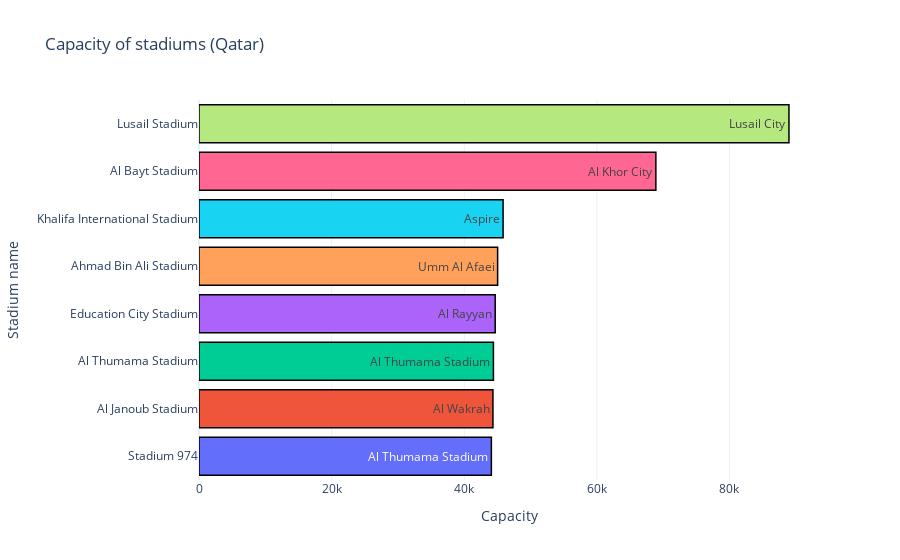

Notebook code for this chart:
### Code cell
trace1 = go.Bar(
                y = stadiums.Stadium_name,
                x = stadiums.Capacity,
                marker = dict(color = ['#636EFA', '#EF553B', '#00CC96', '#AB63FA', '#FFA15A', '#19D3F3', '#FF6692', '#B6E880'],
                line=dict(color='rgb(0,0,0)',width=1.5)),
                text = stadiums.City,
                orientation='h')

data = [trace1]
layout = go.Layout(barmode = "group")
fig4 = go.Figure(data = data, layout = layout)
fig4.update_layout(
    title="Capacity of stadiums (Qatar)",
    yaxis_title="Stadium name",
    xaxis_title="Capacity",
    template = "plotly_white"
)
iplot(fig4)

### Figure 1 — Plotly figure (JSON) as saved in the notebook; plotly's stock layout.template omitted (floating-point values rounded to 4 significant figures)
{"data": [{"marker": {"color": ["#636EFA", "#EF553B", "#00CC96", "#AB63FA", "#FFA15A", "#19D3F3", "#FF6692", "#B6E880"], "line": {"color": "rgb(0,0,0)", "width": 1.5}}, "orientation": "h", "text": ["Al Thumama Stadium", "Al Wakrah", "Al Thumama Stadium", "Al Rayyan", "Umm Al Afaei", "Aspire", "Al Khor City", "Lusail City"], "x": [44089, 44325, 44400, 44667, 45032, 45857, 68895, 88966], "y": ["Stadium 974", "Al Janoub Stadium", "Al Thumama Stadium", "Education City Stadium", "Ahmad Bin Ali Stadium", "Khalifa International Stadium", "Al Bayt Stadium", "Lusail Stadium"], "type": "bar"}], "layout": {"barmode": "group", "title": {"text": "Capacity of stadiums (Qatar)"}, "xaxis": {"title": {"text": "Capacity"}}, "yaxis": {"title": {"text": "Stadium name"}}}}
